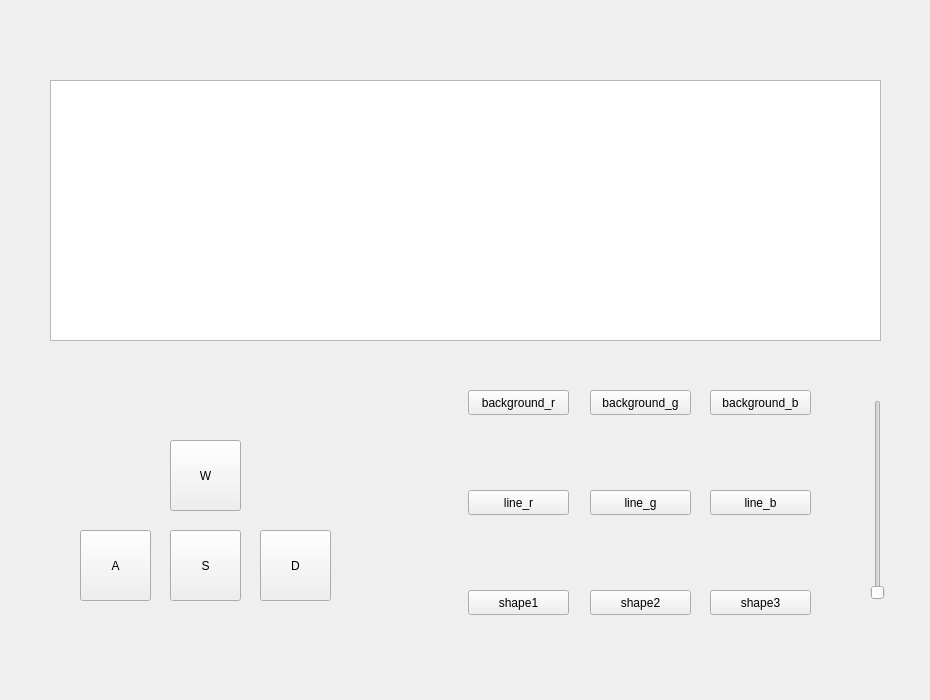
<?xml version="1.0" encoding="UTF-8"?>
<ui version="4.0">
 <class>MainWindowDesign</class>
 <widget class="QMainWindow" name="MainWindowDesign">
  <property name="geometry">
   <rect>
    <x>0</x>
    <y>0</y>
    <width>930</width>
    <height>700</height>
   </rect>
  </property>
  <property name="windowTitle">
   <string>QRosApp</string>
  </property>
  <property name="windowIcon">
   <iconset>
    <normaloff>:/images/icon.png</normaloff>:/images/icon.png</iconset>
  </property>
  <property name="locale">
   <locale language="English" country="Australia"/>
  </property>
  <widget class="QWidget" name="centralwidget">
   <widget class="QPushButton" name="W">
    <property name="geometry">
     <rect>
      <x>170</x>
      <y>440</y>
      <width>71</width>
      <height>71</height>
     </rect>
    </property>
    <property name="text">
     <string>W</string>
    </property>
   </widget>
   <widget class="QPushButton" name="S">
    <property name="geometry">
     <rect>
      <x>170</x>
      <y>530</y>
      <width>71</width>
      <height>71</height>
     </rect>
    </property>
    <property name="text">
     <string>S</string>
    </property>
   </widget>
   <widget class="QPushButton" name="A">
    <property name="geometry">
     <rect>
      <x>80</x>
      <y>530</y>
      <width>71</width>
      <height>71</height>
     </rect>
    </property>
    <property name="text">
     <string>A</string>
    </property>
   </widget>
   <widget class="QPushButton" name="D">
    <property name="geometry">
     <rect>
      <x>260</x>
      <y>530</y>
      <width>71</width>
      <height>71</height>
     </rect>
    </property>
    <property name="text">
     <string>D</string>
    </property>
   </widget>
   <widget class="QPushButton" name="background_r">
    <property name="geometry">
     <rect>
      <x>468</x>
      <y>390</y>
      <width>101</width>
      <height>25</height>
     </rect>
    </property>
    <property name="text">
     <string>background_r</string>
    </property>
   </widget>
   <widget class="QPushButton" name="background_g">
    <property name="geometry">
     <rect>
      <x>590</x>
      <y>390</y>
      <width>101</width>
      <height>25</height>
     </rect>
    </property>
    <property name="text">
     <string>background_g</string>
    </property>
   </widget>
   <widget class="QPushButton" name="background_b">
    <property name="geometry">
     <rect>
      <x>710</x>
      <y>390</y>
      <width>101</width>
      <height>25</height>
     </rect>
    </property>
    <property name="text">
     <string>background_b</string>
    </property>
   </widget>
   <widget class="QPushButton" name="line_r">
    <property name="geometry">
     <rect>
      <x>468</x>
      <y>490</y>
      <width>101</width>
      <height>25</height>
     </rect>
    </property>
    <property name="text">
     <string>line_r</string>
    </property>
   </widget>
   <widget class="QPushButton" name="line_g">
    <property name="geometry">
     <rect>
      <x>590</x>
      <y>490</y>
      <width>101</width>
      <height>25</height>
     </rect>
    </property>
    <property name="text">
     <string>line_g</string>
    </property>
   </widget>
   <widget class="QPushButton" name="line_b">
    <property name="geometry">
     <rect>
      <x>710</x>
      <y>490</y>
      <width>101</width>
      <height>25</height>
     </rect>
    </property>
    <property name="text">
     <string>line_b</string>
    </property>
   </widget>
   <widget class="QPushButton" name="shape1">
    <property name="geometry">
     <rect>
      <x>468</x>
      <y>590</y>
      <width>101</width>
      <height>25</height>
     </rect>
    </property>
    <property name="text">
     <string>shape1</string>
    </property>
   </widget>
   <widget class="QPushButton" name="shape2">
    <property name="geometry">
     <rect>
      <x>590</x>
      <y>590</y>
      <width>101</width>
      <height>25</height>
     </rect>
    </property>
    <property name="text">
     <string>shape2</string>
    </property>
   </widget>
   <widget class="QPushButton" name="shape3">
    <property name="geometry">
     <rect>
      <x>710</x>
      <y>590</y>
      <width>101</width>
      <height>25</height>
     </rect>
    </property>
    <property name="text">
     <string>shape3</string>
    </property>
   </widget>
   <widget class="QTextBrowser" name="text">
    <property name="geometry">
     <rect>
      <x>50</x>
      <y>80</y>
      <width>831</width>
      <height>261</height>
     </rect>
    </property>
   </widget>
   <widget class="QSlider" name="width_line">
    <property name="geometry">
     <rect>
      <x>870</x>
      <y>400</y>
      <width>16</width>
      <height>200</height>
     </rect>
    </property>
    <property name="orientation">
     <enum>Qt::Vertical</enum>
    </property>
   </widget>
  </widget>
  <action name="action_Quit">
   <property name="text">
    <string>&amp;Quit</string>
   </property>
   <property name="shortcut">
    <string>Ctrl+Q</string>
   </property>
   <property name="shortcutContext">
    <enum>Qt::ApplicationShortcut</enum>
   </property>
  </action>
  <action name="action_Preferences">
   <property name="text">
    <string>&amp;Preferences</string>
   </property>
  </action>
  <action name="actionAbout">
   <property name="text">
    <string>&amp;About</string>
   </property>
  </action>
  <action name="actionAbout_Qt">
   <property name="text">
    <string>About &amp;Qt</string>
   </property>
  </action>
 </widget>
 <resources/>
 <connections>
  <connection>
   <sender>action_Quit</sender>
   <signal>triggered()</signal>
   <receiver>MainWindowDesign</receiver>
   <slot>close()</slot>
   <hints>
    <hint type="sourcelabel">
     <x>-1</x>
     <y>-1</y>
    </hint>
    <hint type="destinationlabel">
     <x>399</x>
     <y>299</y>
    </hint>
   </hints>
  </connection>
 </connections>
</ui>
